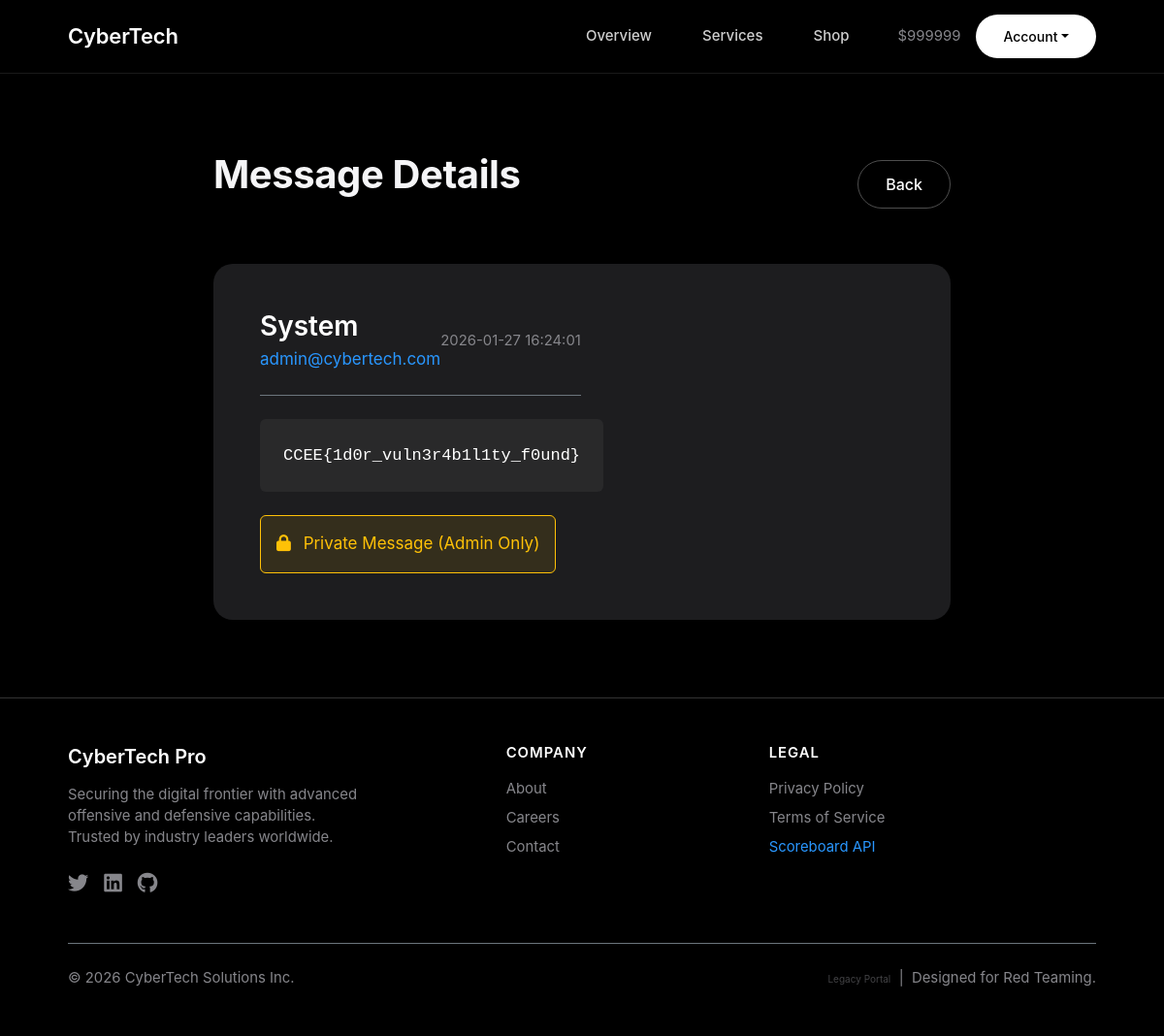
The app's page /challenge/view_message.php?id=1 (signed in) with its own data.
### tables this page shows
CREATE TABLE users (
    id INT AUTO_INCREMENT PRIMARY KEY,
    username VARCHAR(50) NOT NULL UNIQUE,
    password VARCHAR(255) NOT NULL,
    email VARCHAR(100),
    role VARCHAR(20) DEFAULT 'user',
    credits INT DEFAULT 100,
    created_at TIMESTAMP DEFAULT CURRENT_TIMESTAMP
);

CREATE TABLE messages (
    id INT AUTO_INCREMENT PRIMARY KEY,
    user_id INT,
    name VARCHAR(100),
    email VARCHAR(100),
    message TEXT,
    is_private BOOLEAN DEFAULT FALSE,
    created_at TIMESTAMP DEFAULT CURRENT_TIMESTAMP
);

### challenge/includes/config.php (called while the page is built, shortened)
<?php
$db_host = getenv('DB_HOST') ? getenv('DB_HOST') : "localhost";
$db_user = "redteam_user";
$db_pass = "root";
$db_name = "cybertech_db";
$conn = mysqli_connect($db_host, $db_user, $db_pass, $db_name);
if (!function_exists('getUserCredits')) {
    function getUserCredits($user_id)
    {
        global $conn;
        $query = "SELECT credits FROM users WHERE id = $user_id";
        $result = mysqli_query($conn, $query);
        $row = mysqli_fetch_assoc($result);
        return $row['credits'];
    }
}
?>

### challenge/view_message.php (the view, shortened to what this page needs)
<?php
include 'includes/config.php';
$message_data = null;
if (isset($_GET['id'])) {
    $msg_id = $_GET['id'];
    $query = "SELECT * FROM messages WHERE id = $msg_id";
    $result = mysqli_query($conn, $query);
    $message_data = mysqli_fetch_assoc($result);
}
include 'includes/header.php';
?>
<div class="section-padding">
    <div class="container-custom" style="max-width: 800px;">
        <div class="d-flex justify-content-between align-items-center mb-5">
            <h2>Message Details</h2>
            <a href="contact.php" class="btn btn-outline">Back</a>
        </div>
        <?php if ($message_data): ?>
            <div class="bento-card p-5">
                <div class="d-flex justify-content-between align-items-center mb-4 border-bottom border-secondary pb-4">
                    <div>
                        <h3 class="mb-1 text-white"><?php echo htmlspecialchars($message_data['name']); ?></h3>
                        <p class="text-accent mb-0"><?php echo htmlspecialchars($message_data['email']); ?></p>
                    </div>
                    <span class="text-secondary small"><?php echo $message_data['created_at']; ?></span>
                </div>
                <div class="p-4 rounded" style="background: rgba(255,255,255,0.05);">
                    <p class="mb-0 text-white" style="font-family: monospace; line-height: 1.6;">
                        <?php echo nl2br(htmlspecialchars($message_data['message'])); ?>
                    </p>
                </div>
                <?php if ($message_data['is_private']): ?>
                    <div class="mt-4 p-3 rounded border border-warning text-warning bg-warning bg-opacity-10">
                        <i class="fas fa-lock me-2"></i> Private Message (Admin Only)
                    </div>
                <?php endif; ?>
            </div>
        <?php else: ?>
            <div class="text-center py-5">
                <p class="text-secondary">Please select a message to view.</p>
            </div>
        <?php endif; ?>
    </div>
</div>
<?php include 'includes/footer.php'; ?>

### challenge/includes/header.php (shortened to what this page needs)
<!DOCTYPE html>
<html lang="en">
<head>
    <link href="https://cdn.jsdelivr.net/npm/bootstrap@5.3.0/dist/css/bootstrap.min.css" rel="stylesheet">
    <link href="https://cdnjs.cloudflare.com/ajax/libs/font-awesome/6.0.0/css/all.min.css" rel="stylesheet">
    <link href="css/style.css" rel="stylesheet">
</head>
<body>
    <nav class="navbar navbar-expand-lg sticky-top">
        <div class="container-custom w-100 d-flex justify-content-between align-items-center">
            <a class="navbar-brand" href="index.php">CyberTech</a>
            <div class="collapse navbar-collapse flex-grow-0" id="navbarNav">
                <ul class="navbar-nav gap-3 align-items-center">
                    <li class="nav-item"><a class="nav-link" href="index.php">Overview</a></li>
                    <li class="nav-item"><a class="nav-link" href="services.php">Services</a></li>
                    <li class="nav-item"><a class="nav-link" href="shop.php">Shop</a></li>
                    <?php if (isset($_SESSION['user_id'])):
                        $my_credits = getUserCredits($_SESSION['user_id']);
                        ?>
                        <li class="nav-item d-flex align-items-center gap-3 ms-3">
                            <span class="text-secondary small">$<?php echo $my_credits; ?></span>
                            <div class="dropdown">
                                <a href="#" class="btn btn-primary btn-sm dropdown-toggle"
                                    data-bs-toggle="dropdown">Account</a>
                            </div>
                        </li>
                    <?php endif; ?>
                </ul>
            </div>
        </div>
    </nav>

### challenge/css/style.css (style rules this page uses)
*, *::before, *::after { box-sizing: border-box; margin: 0; padding: 0; }
:root { --bg-color: #000000; --text-primary: #F5F5F7; --text-secondary: #86868b; --accent-color: #2997ff; --surface-color: #1d1d1f; --border-color: #424245; }
body { background-color: var(--bg-color); color: var(--text-primary); font-family: -apple-system, BlinkMacSystemFont, "Segoe UI", Roboto, Helvetica, Arial, sans-serif; font-size: 17px; line-height: 1.5; -webkit-font-smoothing: antialiased; min-height: 100vh; display: flex; flex-direction: column; }
h1, h2, h3, h4, h5, h6 { color: var(--text-primary); font-weight: 600; margin-bottom: 0.5em; }
h2 { font-size: 40px; font-weight: 700; letter-spacing: -0.01em; }
h3 { font-size: 28px; font-weight: 600; }
.text-secondary { color: var(--text-secondary) !important; }
.text-white { color: #FFFFFF !important; }
.text-accent { color: var(--accent-color) !important; }
.navbar { background-color: rgba(0, 0, 0, 0.8) !important; backdrop-filter: blur(20px); -webkit-backdrop-filter: blur(20px); border-bottom: 1px solid rgba(255, 255, 255, 0.1); padding: 15px 0; }
.navbar-brand { font-size: 22px; font-weight: 600; color: #FFFFFF !important; letter-spacing: -0.01em; }
.nav-link { color: #cecece !important; font-size: 15px; font-weight: 500; margin: 0 10px; }
.btn { border-radius: 980px; font-weight: 500; padding: 12px 28px; transition: all 0.2s ease; }
.btn-primary { background-color: #FFFFFF; color: #000000; border: none; }
.btn-outline { background: transparent; border: 1px solid rgba(255, 255, 255, 0.3); color: #FFFFFF; }
.bento-card { background-color: var(--surface-color); padding: 30px; border-radius: 20px; height: 100%; display: flex; flex-direction: column; align-items: flex-start; transition: transform 0.3s ease; }
.container-custom { max-width: 1100px; margin: 0 auto; padding: 0 20px; }
.section-padding { padding: 80px 0; }

### records on screen
users: credits "999999"
messages: name "System", email "admin@cybertech.com", created_at "2026-01-27 16:24:01", message "CCEE{1d0r_vuln3r4b1l1ty_f0und}"
